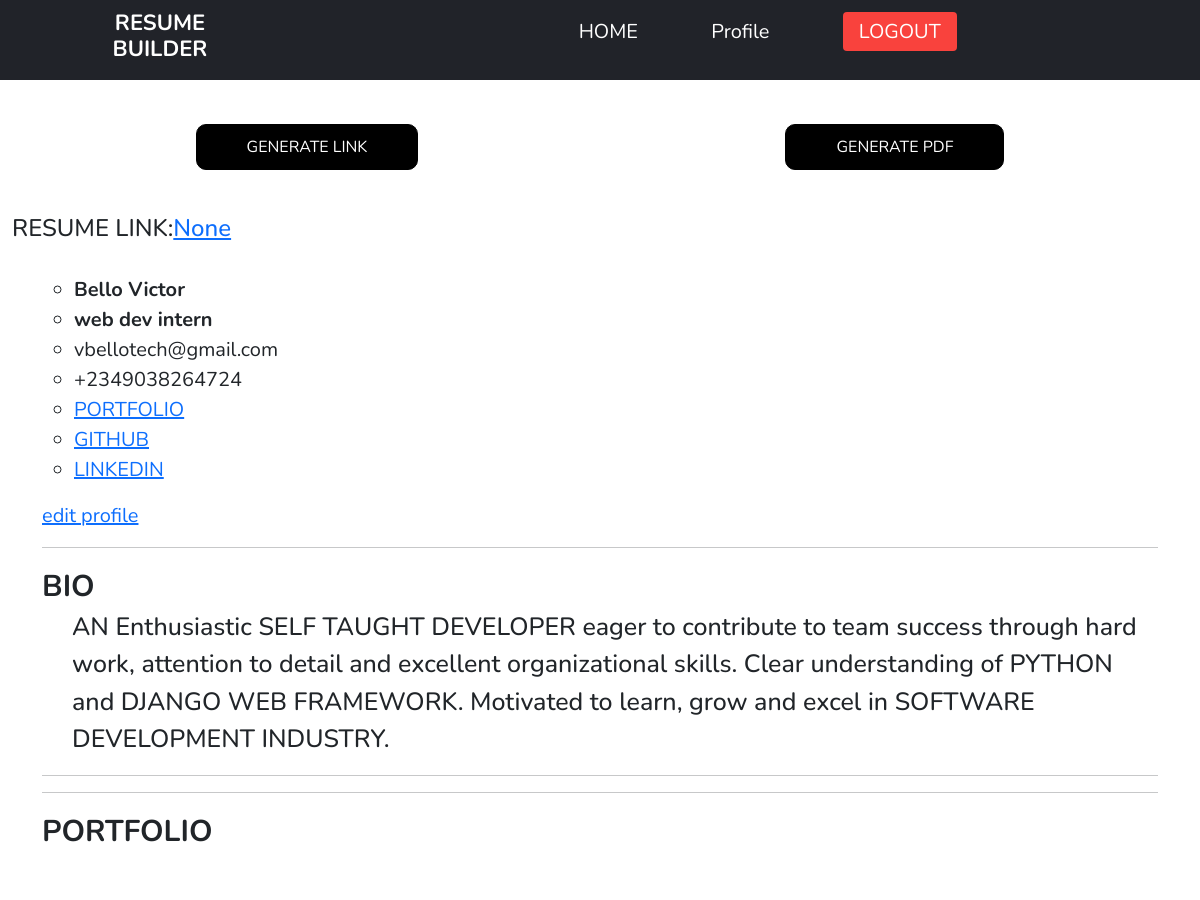
The app's page /resume/1/preview/ (signed in, upper part), older data.
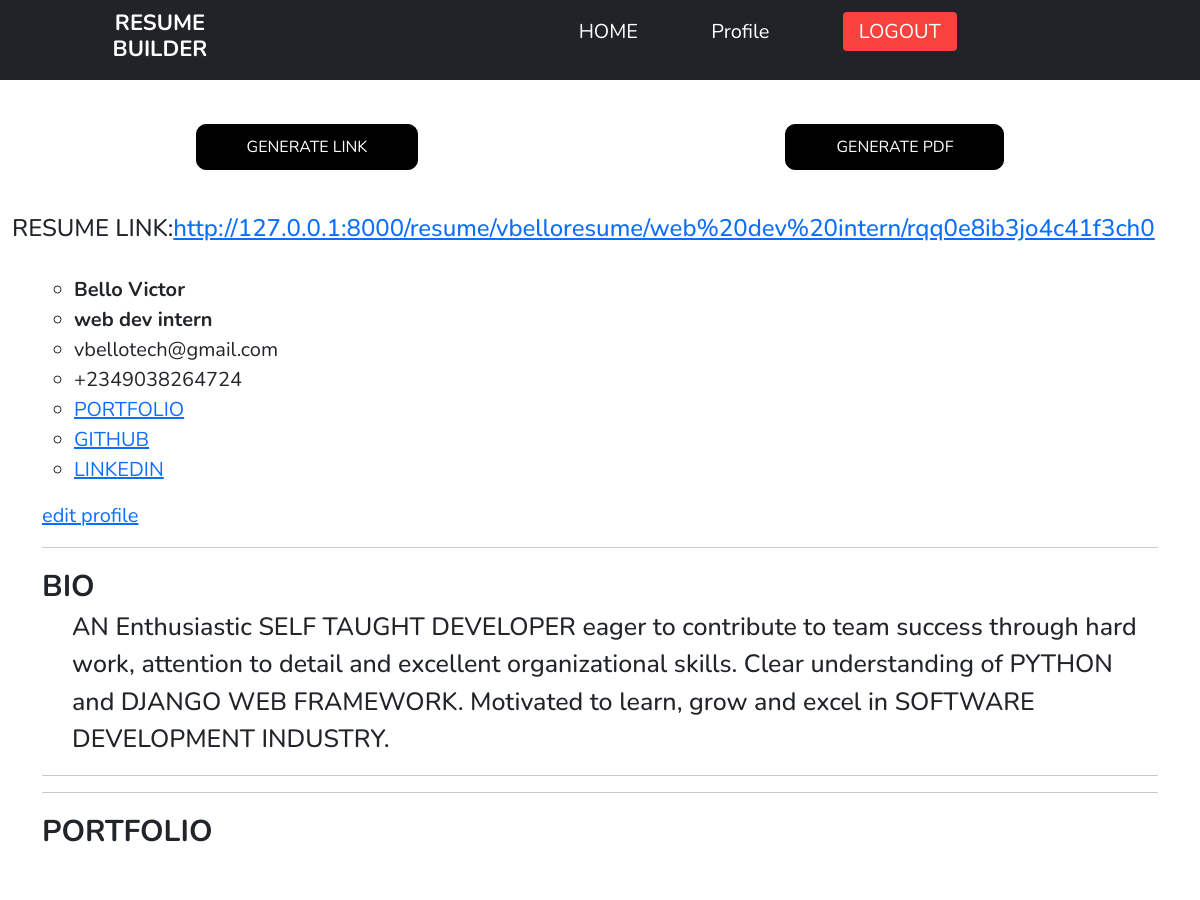
The same page, newer data.
### resume/models.py (models this page shows, shortened)
class Resume(models.Model):
    user = models.ForeignKey('auth.user', on_delete=models.CASCADE)
    name = models.CharField(max_length=60)
    resume_link = models.URLField(blank=True, null=True)
    skills = models.ManyToManyField("Tech", related_name="techskill", blank=True)
    slug = models.SlugField(default=create_code())
    def add_project(self):
        return reverse("resume:add_project", kwargs={
            'pk': self.pk,
        })
    def add_work(self):
        return reverse("resume:add_work", kwargs={
            'pk': self.pk,
        })

### resume/views.py (the view)
# urls.py: path('resume/<int:pk>/preview/', ResumePreviewView.as_view(), name="preview_resume"),
class ResumePreviewView(View, LoginRequiredMixin):
    def get(self, request, pk,  *args, **kwargs):
        mainuser = User.objects.get(username=request.user)
        userprofile = Userprofile.objects.get(user=request.user)
        resume = Resume.objects.get(user=self.request.user, pk=pk)
        project = Project.objects.filter(user=request.user, resume=resume)
        work = Work.objects.filter(user=request.user, resume=resume)
        education = Education.objects.filter(user=request.user, resume=resume)
        context =  {
            'user':mainuser,
            'userp':userprofile,
            'resume':resume,
            'projects':project,
            'works':work,
            'education':education,
        }
        return render (self.request, 'resume/resume_review.html', context)

### templates/resume/resume_review.html (shortened to what this page needs)
{% extends 'base.html' %}
{% load static %}
{% block content %}
<br>
                 <div class="spread">
                    <a href="{% url 'resume:generate_link' pk=resume.pk %}">GENERATE LINK</a>
                   <a href="{% url 'resume:generate_pdf' pk=resume.pk %}">GENERATE PDF</a>
                </div>
<br>
<h4>RESUME LINK:<a href="{{ resume.resume_link }}">{{ resume.resume_link }}</a></h4>
<br>
<div class="container">
<div class="developer">
            <ul>
                <li class="dev"><b>{{ user.last_name }} {{ user.first_name }}</b></li>
                <li class="dev"><b>{{ resume.name }}</b></li>
                <li>{{ user.email }} </li>
                <li>{{ userp.phone }}</li>
                <li><a href="{{ userp.portfolio }}">PORTFOLIO</a></li>
                <li><a href="{{ userp.github }}">GITHUB </a></li>
                <li><a href="{{ userp.linkedin }}">LINKEDIN</a></li>
            </ul>
    <a href="{% url 'resume:profile_edit' %}">edit profile</a>
        </div>
<hr>
        <div class="resume">
            <span>BIO</span>
            <p>
                  {{ userp.bio|linebreaksbr	}}
            </p>
        </div>
    <hr>
<hr>
    {% if projects %}
        <span class="topic">PORTFOLIO</span>
    {% endif %}
    </div>
{% endblock content %}

Row changes from the older to the newer data that the page shows:
changed Resume "web dev intern": resume_link "None" → "http://127.0.0.1:8000/resume/vbelloresume/web%20dev%20intern/rqq0e8ib3jo4c41f3ch0"
